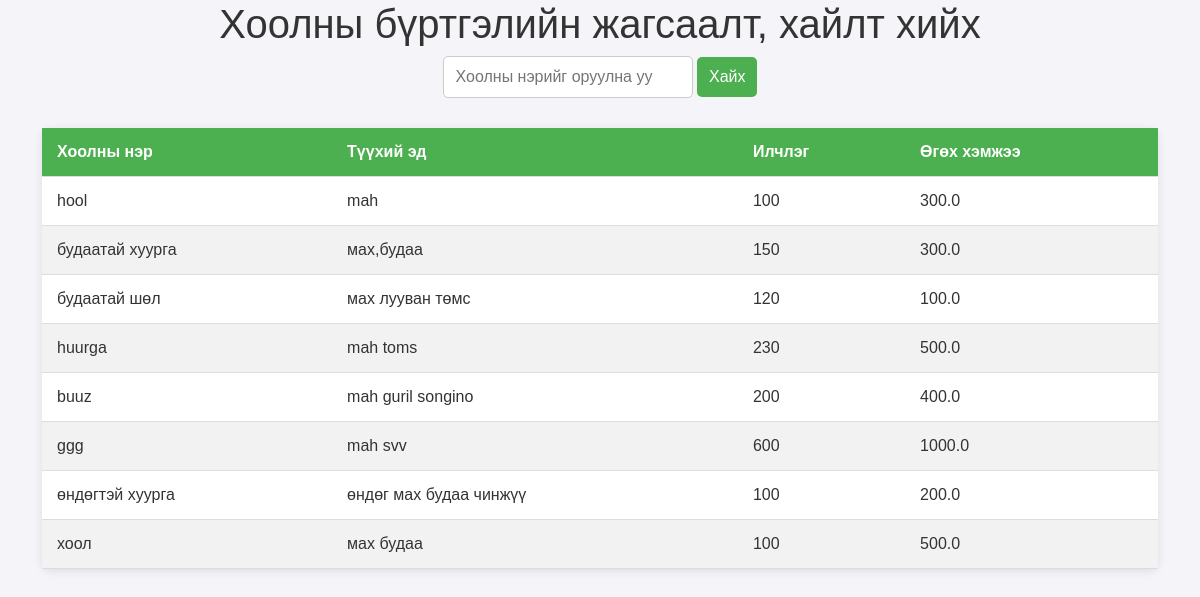
Screenshot of /home/food_list/ with the database file from the repository.
### myapp/models.py (models this page shows, shortened)
class Food(models.Model):
    name = models.CharField(max_length=255)
    ingredients = models.TextField()
    calories = models.IntegerField()
    serving_size = models.FloatField()

### myapp/views.py (the view)
# urls.py: path('home/food_list/', views.food_list, name='food_list'),
def food_list(request):
    query = request.GET.get('query', '')  # Get the search query from the GET request
    foods = Food.objects.all()  # Get all foods by default
    if query:
        foods = foods.filter(name__icontains=query)  # Filter foods by name (case-insensitive)
    context = {
        'foods': foods,
        'query': query
    }
    return render(request, 'food_list.html', context)

### myapp/templates/food_list.html (shortened to what this page needs)
<!DOCTYPE html>
<html lang="en">
<head>
    <link rel="stylesheet" href="https://cdn.jsdelivr.net/npm/bootstrap@5.3.0/dist/css/bootstrap.min.css">
</head>
<body>
    <div class="container">
        <h1 class="text-center">Хоолны бүртгэлийн жагсаалт, хайлт хийх</h1>
        <div class="search-form">
            <form method="GET" action="/home/food_list/">
                <input type="text" name="query" placeholder="Хоолны нэрийг оруулна уу" value="{{ query }}">
                <button type="submit">Хайх</button>
            </form>
        </div>
        <table>
            <thead>
                <tr>
                    <th>Хоолны нэр</th>
                    <th>Түүхий эд</th>
                    <th>Илчлэг</th>
                    <th>Өгөх хэмжээ</th>
                </tr>
            </thead>
            <tbody>
                {% for food in foods %}
                <tr>
                    <td>{{ food.name }}</td>
                    <td>{{ food.ingredients }}</td>
                    <td>{{ food.calories }}</td>
                    <td>{{ food.serving_size }}</td>
                </tr>
                {% empty %}
                <tr>
                    <td colspan="4" class="text-center">Хайсан хоол олдсонгүй.</td>
                </tr>
                {% endfor %}
            </tbody>
        </table>
    </div>
</body>
</html>

### myapp/templates/food_list.html (style rules this page uses)
body { font-family: Arial, sans-serif; background-color: #f4f4f9; color: #333; }
table { width: 100%; margin: 30px auto; border-collapse: collapse; background-color: #fff; border-radius: 8px; box-shadow: 0 2px 10px rgba(0, 0, 0, 0.1); }
th, td { padding: 12px 15px; text-align: left; border-bottom: 1px solid #ddd; }
th { background-color: #4CAF50; color: white; font-weight: bold; }
tr:nth-child(even) { background-color: #f2f2f2; }
td { font-size: 16px; }
.search-form { margin-bottom: 20px; text-align: center; }
.search-form input { padding: 8px 12px; width: 250px; border-radius: 5px; border: 1px solid #ccc; }
.search-form button { padding: 8px 12px; background-color: #4CAF50; color: white; border: none; border-radius: 5px; cursor: pointer; }

### rows the page displays
Food: name "hool", ingredients "mah", calories "100", serving_size "300.0"
Food: name "будаатай хуурга", ingredients "мах,будаа", calories "150", serving_size "300.0"
Food: name "будаатай шөл", ingredients "мах лууван төмс", calories "120", serving_size "100.0"
Food: name "huurga", ingredients "mah toms", calories "230", serving_size "500.0"
Food: name "buuz", ingredients "mah guril songino", calories "200", serving_size "400.0"
Food: name "ggg", ingredients "mah svv", calories "600", serving_size "1000.0"
Food: name "өндөгтэй хуурга", ingredients "өндөг мах будаа чинжүү", calories "100", serving_size "200.0"
Food: name "хоол", ingredients "мах будаа", calories "100", serving_size "500.0"
